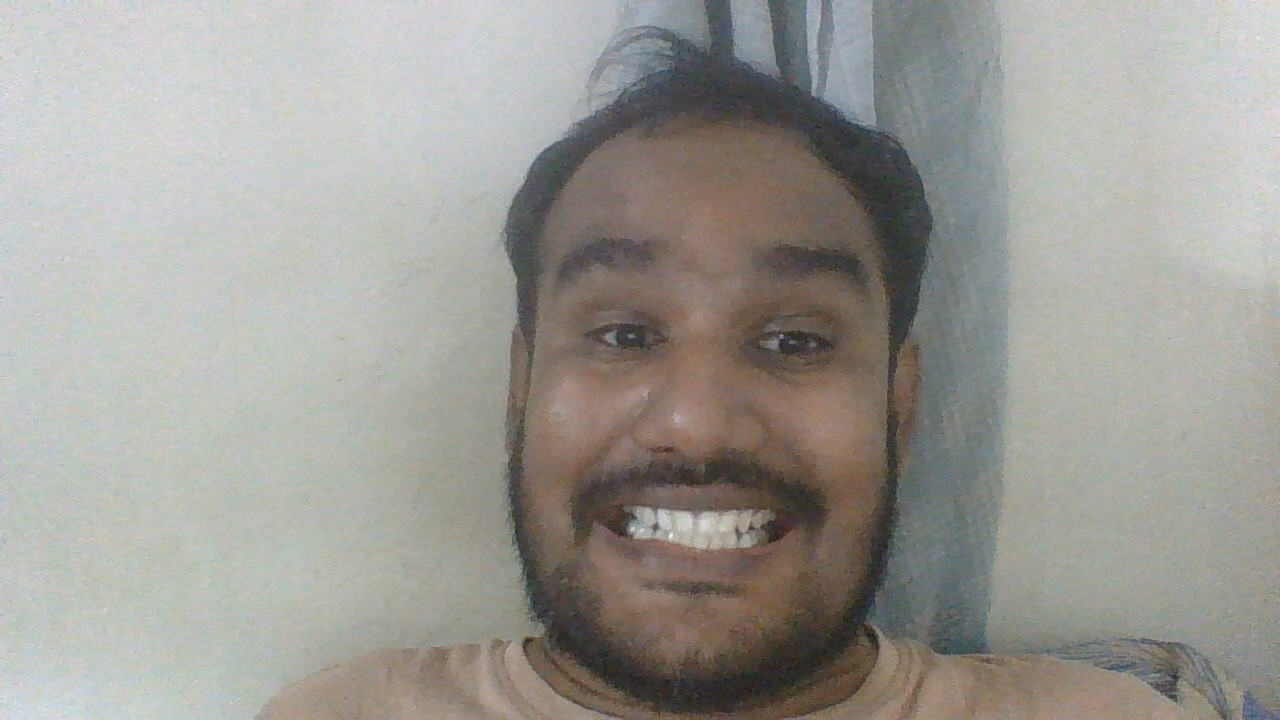
#> input picture src/data/images/10/Happy.jpg, 1280 x 720 px, found by its file name
$ python test_json_serialization.py
#> lines starting #> are read from the running program, lines starting #| are printed output that depends on the picture
### src/main/emotion_detection.py
import os
import cv2
import numpy as np
from deepface import DeepFace
from typing import Dict, List, Tuple, Optional, Union, Any
import json
from datetime import datetime
import logging
from functools import lru_cache
import threading
from concurrent.futures import ThreadPoolExecutor, as_completed
from PIL import Image, ExifTags

# Cấu hình logging
logging.basicConfig(level=logging.INFO)
logger = logging.getLogger(__name__)

def make_json_serializable(obj: Any) -> Any:
    """
    Convert object to JSON serializable format
    """
    if isinstance(obj, np.ndarray):
        return obj.tolist()
    elif isinstance(obj, (np.integer, np.floating)):
        return obj.item()
    elif isinstance(obj, dict):
        return {key: make_json_serializable(value) for key, value in obj.items()}
    elif isinstance(obj, list):
        return [make_json_serializable(item) for item in obj]
    elif isinstance(obj, tuple):
        return tuple(make_json_serializable(item) for item in obj)
    else:
        return obj

class EmotionDetectionSystem:
    """
    Hệ thống nhận diện cảm xúc sử dụng DeepFace với tối ưu hiệu suất
    """

    def __init__(self, model_name: str = "emotion", detector_backend: str = "opencv"):
        """
        Khởi tạo hệ thống nhận diện cảm xúc

        Args:
            model_name: Tên model để nhận diện cảm xúc (emotion, age, gender, race)
            detector_backend: Backend để detect khuôn mặt (opencv, mtcnn, retinaface, etc.)
        """
        self.model_name = model_name
        self.detector_backend = detector_backend
        self.supported_models = ["emotion", "age", "gender", "race"]
        self.supported_detectors = ["opencv", "mtcnn", "retinaface", "mediapipe", "yolo"]

        # Thread pool cho xử lý đa luồng
        self.executor = ThreadPoolExecutor(max_workers=4)

        # Cache cho model loading
        self._model_cache = {}
        self._cache_lock = threading.Lock()

        logger.info(f"Khởi tạo EmotionDetectionSystem với model: {model_name}, detector: {detector_backend}")

    # [4 lines left out: function __del__, not called in this run]

    @lru_cache(maxsize=128)
    def _validate_image_path(self, image_path: str) -> bool:
        """
        Validate đường dẫn ảnh với cache
        """
        return os.path.exists(image_path) and os.path.isfile(image_path)

    # [6 lines left out: function _get_model, not called in this run]

    def _preprocess_image(self, image_path: str) -> Optional[np.ndarray]:
        """
        Tiền xử lý ảnh để tối ưu hiệu suất
        """
#> called with image_path = 'src/data/images/0/Happy.jpg'
        try:
            # Đọc ảnh với OpenCV
            image = cv2.imread(image_path)
#> image is the input picture: shape (720, 1280, 3); mean B, G, R 149.3, 154.9, 157.1
            if image is None:
                return None

            # Sửa hướng ảnh dựa trên EXIF (nếu có)
            try:
                from PIL import Image, ExifTags

                with Image.open(image_path) as pil_img:
                    exif = getattr(pil_img, "_getexif", lambda: None)()
#> exif = 6 items
                    if exif:
                        orientation_key = next(
                            (k for k, v in ExifTags.TAGS.items() if v == "Orientation"),
                            None,
                        )
                        if orientation_key and orientation_key in exif:
                            orientation = exif[orientation_key]
                            if orientation == 3:
                                image = cv2.rotate(image, cv2.ROTATE_180)
                            elif orientation == 6:
                                image = cv2.rotate(image, cv2.ROTATE_90_CLOCKWISE)
                            elif orientation == 8:
                                image = cv2.rotate(image, cv2.ROTATE_90_COUNTERCLOCKWISE)
            except Exception as exif_err:
                logger.debug(f"No EXIF orientation info: {str(exif_err)}")

            # Resize ảnh nếu quá lớn để tăng tốc độ xử lý
            height, width = image.shape[:2]
#> height = 720; width = 1280
            max_size = 1024

            if max(height, width) > max_size:
                scale = max_size / max(height, width)
#> scale = 0.8
                new_width = int(width * scale)
#> new_width = 1024
                new_height = int(height * scale)
#> new_height = 576
                image = cv2.resize(image, (new_width, new_height), interpolation=cv2.INTER_AREA)
#> image: shape (576, 1024, 3)

            # Cân bằng histogram để cải thiện độ tương phản
            try:
                gray = cv2.cvtColor(image, cv2.COLOR_BGR2GRAY)
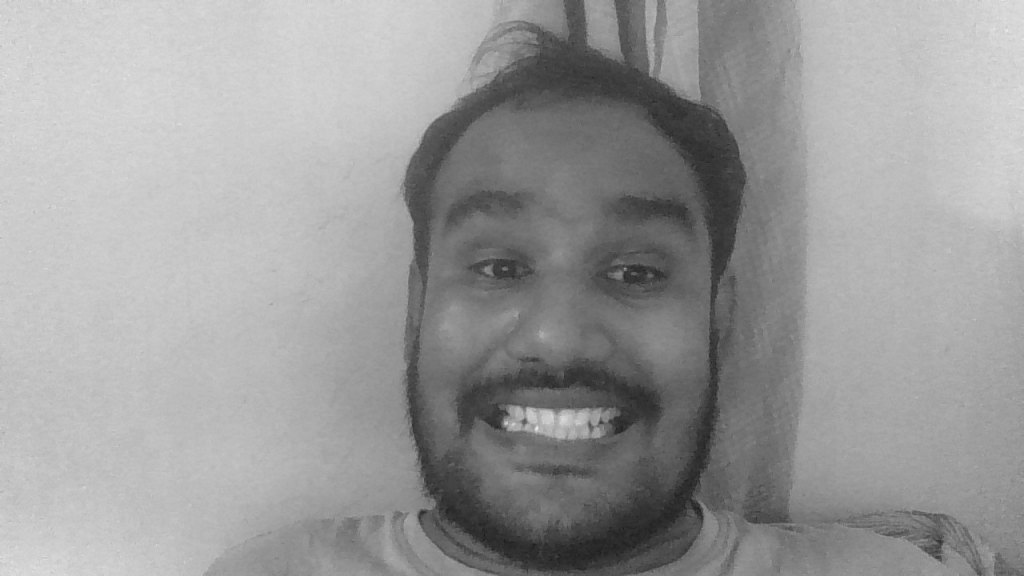
#> gray: shape (576, 1024); min 26, max 235, mean 154.9
                gray = cv2.equalizeHist(gray)
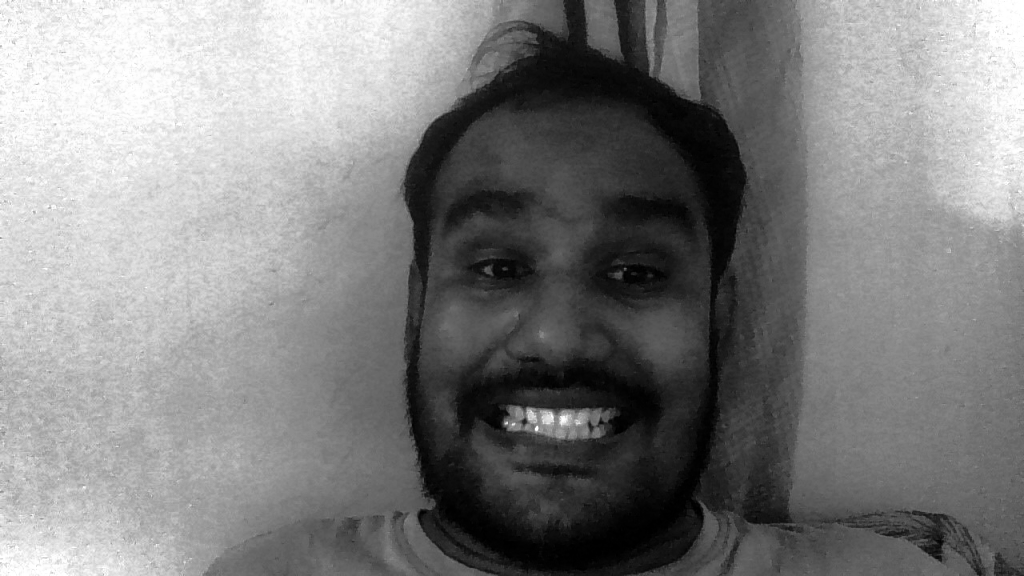
#> gray: shape (576, 1024); min 0, max 255, mean 128.5
                image = cv2.cvtColor(gray, cv2.COLOR_GRAY2BGR)
            except Exception as preprocess_err:
                logger.warning(f"Histogram equalization failed: {str(preprocess_err)}")

            return image

        except Exception as e:
            logger.error(f"Lỗi khi tiền xử lý ảnh {image_path}: {str(e)}")
            return None

    def _try_extract_faces(self, image: Union[str, np.ndarray]) -> Tuple[List[Dict], str]:
        """Thử detect khuôn mặt với nhiều detector."""
        detectors = [self.detector_backend] + [d for d in self.supported_detectors if d != self.detector_backend]
        for det in detectors:
            try:
                faces = DeepFace.extract_faces(
                    img_path=image,
                    detector_backend=det,
                    enforce_detection=False,
                )
                if faces:
                    if not isinstance(faces, list):
                        faces = [faces]
                    return faces, det
            except Exception as e:
                logger.debug(f"extract_faces failed with {det}: {str(e)}")
        return [], self.detector_backend

    # [134 lines left out: functions analyze_emotion_from_image, analyze_multiple_emotions_parallel, analyze_multiple_emotions, not called in this run]

    def detect_faces(self, image_path: str) -> Dict:
        """
        Detect khuôn mặt trong ảnh với tối ưu hiệu suất

        Args:
            image_path: Đường dẫn đến ảnh

        Returns:
            Dict chứa thông tin về các khuôn mặt được detect
        """
        start_time = datetime.now()

        try:
            logger.info(f"Đang detect khuôn mặt từ ảnh: {image_path}")

            # Kiểm tra file tồn tại
            if not self._validate_image_path(image_path):
                raise FileNotFoundError(f"Không tìm thấy file: {image_path}")

            # Detect khuôn mặt với nhiều detector
            processed_image = self._preprocess_image(image_path)
            if processed_image is None:
                raise ValueError("Không thể đọc hoặc xử lý ảnh")

            faces, detector_used = self._try_extract_faces(processed_image)

            processing_time = (datetime.now() - start_time).total_seconds()

            # Convert numpy arrays to lists for JSON serialization
            serializable_faces = make_json_serializable(faces)

            result = {
                "image_path": image_path,
                "detection_time": datetime.now().isoformat(),
                "processing_time_seconds": processing_time,
                "detector_used": detector_used,
                "success": True,
                "faces_count": len(faces),
                "faces": serializable_faces
            }

            logger.info(f"Detect thành công {len(faces)} khuôn mặt trong {processing_time:.2f}s")
            return result

        except Exception as e:
            processing_time = (datetime.now() - start_time).total_seconds()
            logger.error(f"Lỗi khi detect khuôn mặt sau {processing_time:.2f}s: {str(e)}")
            return {
                "image_path": image_path,
                "detection_time": datetime.now().isoformat(),
                "processing_time_seconds": processing_time,
                "detector_used": detector_used,
                "success": False,
                "error": str(e),
                "faces_count": 0,
                "faces": []
            }

    # [90 lines left out: functions get_emotion_statistics, save_results, get_system_info, test_emotion_detection, not called in this run]

# [2 lines that do not run on import are left out]

### test_json_serialization.py
#!/usr/bin/env python3
"""
Test script để kiểm tra JSON serialization
"""

import json
import numpy as np
from src.main.emotion_detection import make_json_serializable, EmotionDetectionSystem
import os

def test_json_serialization():
    """Test JSON serialization với numpy arrays"""

    print("Testing JSON serialization...")

    # Test với numpy arrays
    test_data = {
        'array': np.array([1, 2, 3, 4, 5]),
        'matrix': np.array([[1, 2], [3, 4]]),
        'float': np.float64(3.14),
        'int': np.int64(42),
        'nested': {
            'array': np.array([10, 20, 30]),
            'normal': 'string'
        },
        'list_of_arrays': [
            np.array([1, 2]),
            np.array([3, 4])
        ]
    }

    print("Original data:")
    print(test_data)
    print()

    # Convert to JSON serializable
    serializable_data = make_json_serializable(test_data)

    print("Serializable data:")
    print(serializable_data)
    print()

    # Test JSON serialization
    try:
        json_string = json.dumps(serializable_data, indent=2)
        print("JSON serialization successful!")
        print("JSON output:")
        print(json_string)
        return True
    except Exception as e:
        print(f"JSON serialization failed: {e}")
        return False

def test_face_detection():
    """Test face detection với JSON serialization"""

    print("\nTesting face detection...")

    # Khởi tạo emotion system
    emotion_system = EmotionDetectionSystem()

    # Tìm ảnh test
    test_images = [
        "src/data/images/0/Happy.jpg",
        "src/data/images/1/Neutral.jpg",
        "src/data/uploads/test.jpg"
    ]

    for image_path in test_images:
        if os.path.exists(image_path):
            print(f"Testing with image: {image_path}")

            try:
                # Detect faces
                result = emotion_system.detect_faces(image_path)

                print(f"Detection result: {result['success']}")
                print(f"Faces count: {result['faces_count']}")

                # Test JSON serialization
                try:
                    json_string = json.dumps(result, indent=2)
                    print("✅ Face detection result is JSON serializable!")
                    return True
                except Exception as e:
                    print(f"❌ JSON serialization failed: {e}")
                    return False

            except Exception as e:
                print(f"❌ Face detection failed: {e}")
                continue

    print("❌ No test images found")
    return False

def test_emotion_analysis():
    """Test emotion analysis với JSON serialization"""

    print("\nTesting emotion analysis...")

    # Khởi tạo emotion system
    emotion_system = EmotionDetectionSystem()

    # Tìm ảnh test
    test_images = [
        "src/data/images/0/Happy.jpg",
        "src/data/images/1/Neutral.jpg",
        "src/data/uploads/test.jpg"
    ]

    for image_path in test_images:
        if os.path.exists(image_path):
            print(f"Testing with image: {image_path}")

            try:
                # Analyze emotion
                result = emotion_system.analyze_emotion_from_image(image_path)

                print(f"Analysis result: {result['success']}")

                # Test JSON serialization
                try:
                    json_string = json.dumps(result, indent=2)
                    print("✅ Emotion analysis result is JSON serializable!")
                    return True
                except Exception as e:
                    print(f"❌ JSON serialization failed: {e}")
                    return False

            except Exception as e:
                print(f"❌ Emotion analysis failed: {e}")
                continue

    print("❌ No test images found")
    return False

if __name__ == "__main__":
    print("=== JSON Serialization Test ===")

    # Test 1: Basic JSON serialization
    test1_passed = test_json_serialization()

    # Test 2: Face detection
#> (the run stopped early here; a loop or call above may not have finished)
